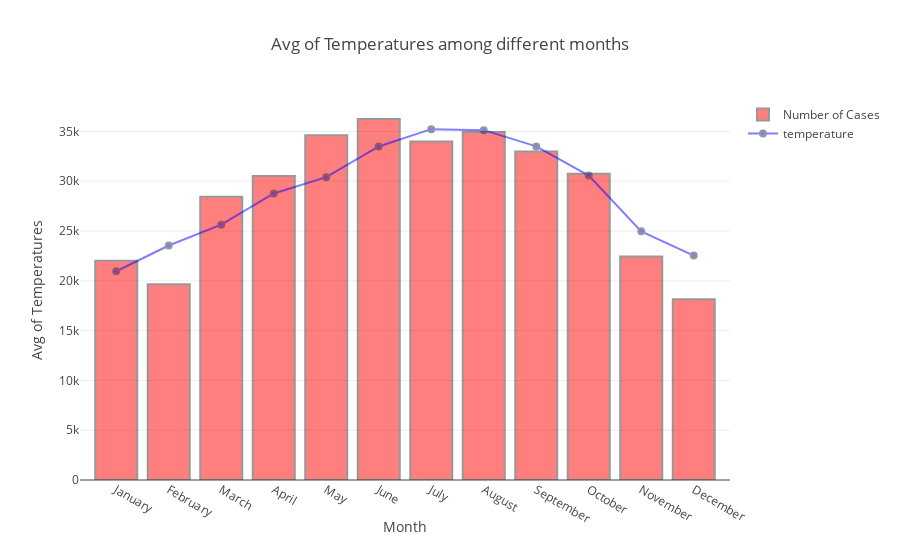

The notebook cell this image was saved under:
### Code cell
number2= {'type' : 'scatter',
          "name":"temperature",
                     'x' : temp.month_of_year_str,
                     'y' : weather["Temp_avg_f"]/weather["Temp_avg_f"].mean()*temp["count"].mean(),
                     'marker' : {'color' : 'blue',
                                'line' : {'color' : '#333',
                                          'width' : 2},},
                      "line":{"smoothing":1.3},
                     'opacity' : 0.5,}

fig = {'data' : [number,number2],
      'layout' : layout}
pyo.iplot(fig)

### Figure 1 — Plotly figure (JSON) as saved in the notebook; plotly's stock layout.template omitted (floating-point values rounded to 4 significant figures)
{"data": [{"marker": {"color": "red", "line": {"color": "#333", "width": 2}}, "name": "Number of Cases ", "opacity": 0.5, "type": "bar", "x": ["January  ", "February ", "March    ", "April    ", "May      ", "June     ", "July     ", "August   ", "September", "October  ", "November ", "December "], "y": [22012, 19648, 28449, 30530, 34615, 36253, 34005, 34951, 32991, 30748, 22443, 18149]}, {"line": {"smoothing": 1.3}, "marker": {"color": "blue", "line": {"color": "#333", "width": 2}}, "name": "temperature", "opacity": 0.5, "type": "scatter", "x": ["January  ", "February ", "March    ", "April    ", "May      ", "June     ", "July     ", "August   ", "September", "October  ", "November ", "December "], "y": [20960.0, 23550.0, 25640.0, 28770.0, 30420.0, 33500.0, 35240.0, 35140.0, 33500.0, 30570.0, 24970.0, 22530.0]}], "layout": {"title": "Avg of Temperatures among different months ", "xaxis": {"title": "Month"}, "yaxis": {"title": "Avg of Temperatures"}}}
